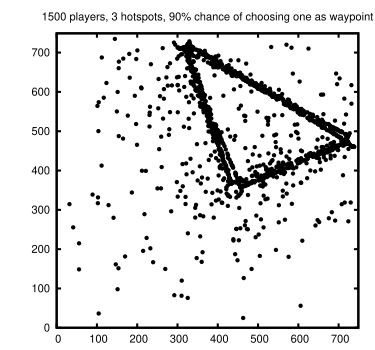

The script that drew this image:
load "../avatarsdistribution_generic.gp"

set title "1500 players, 3 hotspots, 90% chance of choosing one as waypoint"

plot "avatarsdistribution.data" using 1:(750-($2)) notitle with points 7
